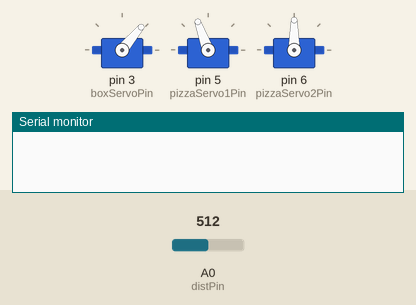
Simulated run of this sketch. Board: Arduino Uno, built with avr-gcc and run on an emulated ATmega328P. On the bench: 3 × servo, the last lines printed to the serial monitor. Inputs (shaded band) come from the test bench; at power-on: A0 (distPin) = 512.

Above: at 0.05 s.
At 6.15 s:
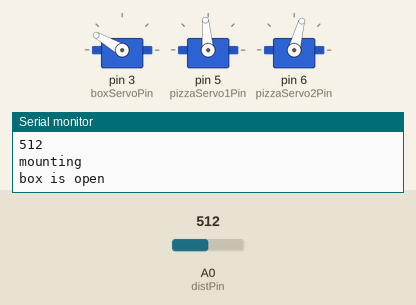
At 6.35 s:
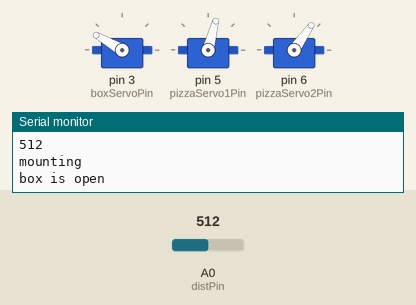
At 6.75 s:
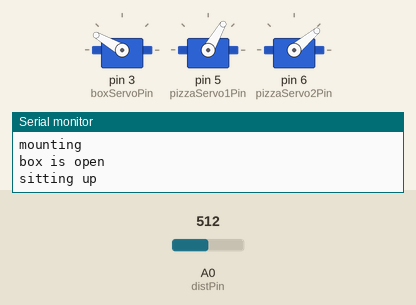
At 7.5 s:
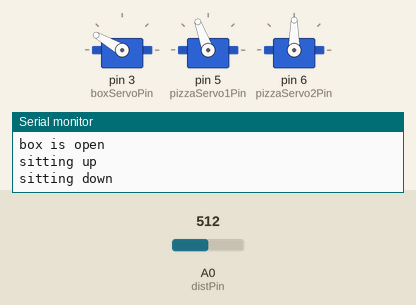
Timing chart, 0 to 8.6 s (numbered marks = the images above):
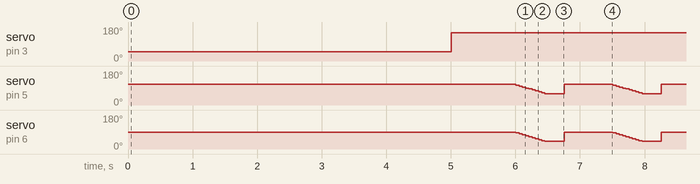

The sketch:

roni.ino
```cpp
#include <Servo.h>

int distPin = A0;
int dist;
int distThreshold = 200;

bool mounting = false;
bool dismounting = false;

bool boxIsOpen = false;

void setup() {
  Serial.begin(9600);

  boxServoSetup();
  pizzaServoSetup();
}

void loop() {

  if (!boxIsOpen) {
    mountChecker();
    if (mounting) {
      openBox();
    }
  } else {
    dismountChecker();
    if (dismounting) {
      sitDown();
      closeBox();
    } else {
      getRipped();
    }
  }

}
```

boxControl.ino
```cpp
Servo boxServo;

const int boxServoPin = 3;

int boxServoDown = 50;
int boxServoUp = 150;


void boxServoSetup(){
  boxServo.attach(boxServoPin);
  boxServo.write(boxServoDown);
}

void openBox(){
  if (!boxIsOpen){
    boxServo.write(boxServoUp);
    Serial.println("box is open");
    boxIsOpen = true;
    mounting = false;
    delay(1000);
  }
}

void closeBox(){
  if (boxIsOpen){
    delay(1000);
    boxIsOpen = false;
    dismounting = false;
    boxServo.write(boxServoDown);
    delay(15);
    Serial.println("box is closed");
  }
}
```

dismountChecker.ino
```cpp
int dismountInterval = 1000;
int dismountError = 2;
const int dismountArrLength = 5;
int dismountArr[dismountArrLength];
int dismountArrIndex = 0;
long dismountTimer = 0;
int dismountCount = 0;
//bool dismounting = false;
bool dismountCountStarted = false;

void dismountChecker() {

//  Serial.println("checking dismount");

  if (dismountArrIndex == dismountArrLength) {
    for (int i = 0; i < dismountArrLength; i++) {
      dismountCount += dismountArr[i];
    }
    if (dismountCount > 3) {
      dismounting = true;
      Serial.println("dismounting");
    }
    dismountCount = 0;
    dismountCountStarted = false;
    dismountArrIndex = 0;
  }

  if (!dismounting) {
    dist = getDist();
    if (dist < distThreshold && !dismountCountStarted) {
      dismountTimer = millis();
      dismountCountStarted = true;
    }

    if (dismountCountStarted) {
      if (millis() - dismountTimer > dismountInterval) {
        dist = getDist();
        Serial.println(dist);
        if (dist < distThreshold) {
          dismountArr[dismountArrIndex] = 1;
        } else {
          dismountArr[dismountArrIndex] = 0;
        }
        dismountArrIndex++;
        dismountTimer = millis();
      }
    }

  }
}
```

getDist.ino
```cpp
const int numReadings = 10;
int readings[numReadings];
int readIndex = 0;
int total = 0;

int getDist() {
  total = total - readings[readIndex];
  readings[readIndex] = analogRead(distPin);
  total = total + readings[readIndex];
  readIndex = readIndex + 1;

  if (readIndex >= numReadings) {
    readIndex = 0;
  }

  int dist = total / numReadings;
  return dist;
  delay(1);
}
```

getRipped.ino
```cpp
Servo pizzaServo1;
Servo pizzaServo2;

const int pizzaServo1Pin = 5;
const int pizzaServo2Pin = 6;

int pizzaPause = 500;
long pizzaCounter = 0;
bool pizzaDown = true;

int pizzaServo1up = 60;
int pizzaServo2up = pizzaServo1up - 20;
int pizzaServo1down = 110;
int pizzaServo2down = pizzaServo1down - 20;

void pizzaServoSetup(){
  pizzaServo1.attach(pizzaServo1Pin);
  pizzaServo2.attach(pizzaServo2Pin);
  pizzaServo1.write(pizzaServo1down);
  pizzaServo2.write(pizzaServo2down);
}

void getRipped(){

  if (millis() - pizzaCounter > pizzaPause){
    if (pizzaDown){
      sitUp();
      pizzaPause = 250;
    } else {
      sitDown();
      pizzaPause = 750;
    }
    pizzaCounter = millis();
  }

}

void sitUp(){
  int count;
  for (int i = 0; i < 10; i++){
    count = count + 5;
    pizzaServo1.write(pizzaServo1down - count);
    pizzaServo2.write(pizzaServo2down - count);
    delay(50);
  }
  count = 0;


//  pizzaServo1.write(pizzaServo1up);
//  pizzaServo2.write(pizzaServo2up);
  pizzaDown = false;
  Serial.println("sitting up");
}

void sitDown(){
  pizzaServo1.write(pizzaServo1down);
  pizzaServo2.write(pizzaServo2down);
  pizzaDown = true;
  Serial.println("sitting down");
}


//void getRipped(){
//  pizzaServo1.write(pizzaServo1up);
//  pizzaServo2.write(pizzaServo2up);
////  Serial.println("pizza up");
//  delay(750);
//  pizzaServo1.write(pizzaServo1down);
//  pizzaServo2.write(pizzaServo2down);
////  Serial.println("pizza down");
//  delay(750);
//}
```

mountChecker.ino
```cpp
int mountInterval = 1000;
int mountError = 2;
const int mountArrLength = 5;
int mountArr[mountArrLength];
int mountArrIndex = 0;
long mountTimer = 0;
int mountCount = 0;
//bool mounting = false;
bool mountCountStarted = false;

void mountChecker() {

//  Serial.println("checking mount");

  if (mountArrIndex == mountArrLength) {
    for (int i = 0; i < mountArrLength; i++) {
      mountCount += mountArr[i];
    }
    if (mountCount > 3) {
      mounting = true;
      Serial.println("mounting");
    }
    mountCount = 0;
    mountCountStarted = false;
    mountArrIndex = 0;
  }

  if (!mounting) {
    dist = getDist();
    if (dist > distThreshold && !mountCountStarted) {
      mountTimer = millis();
      mountCountStarted = true;
    }

    if (mountCountStarted) {
      if (millis() - mountTimer > mountInterval) {
        dist = getDist();
        Serial.println(dist);
        if (dist > distThreshold) {
          mountArr[mountArrIndex] = 1;
        } else {
          mountArr[mountArrIndex] = 0;
        }
        mountArrIndex++;
        mountTimer = millis();
      }
    }

  }
}
```

Measured:
- by itself, servo on pin 3 (boxServoPin): 50° → 150° at 5.0 s
